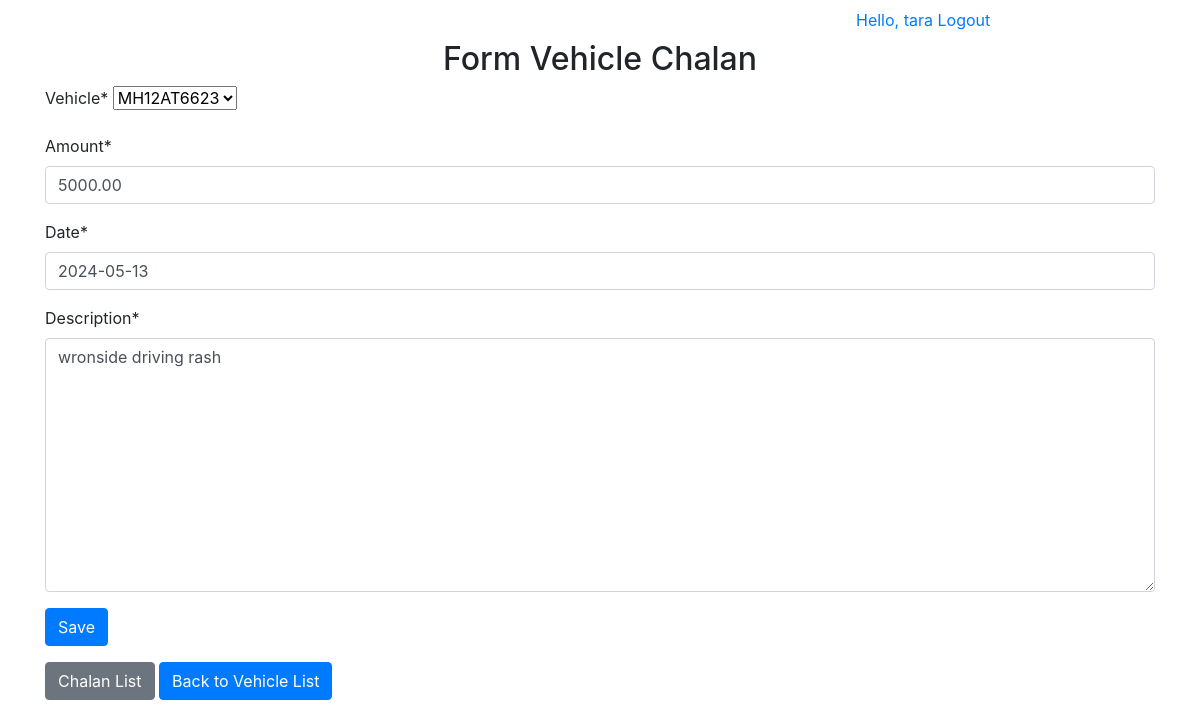
Page /api/chalans/edit/1/ (signed in) on the committed database.
### testapp/models.py (models this page shows, shortened)
class Chalan(models.Model):
    vehicle = models.ForeignKey(Vehicle, on_delete=models.CASCADE)
    amount = models.DecimalField(max_digits=10, decimal_places=2)
    date = models.DateField()
    description = models.TextField()

### testapp/views.py (the view)
# urls.py: path('chalans/edit/<int:pk>/', views.ChalanUpdateView, name='chalan_edit'),
@login_required
def ChalanUpdateView(request,pk):
    chalan = get_object_or_404(Chalan, pk=pk)
    if request.method == 'POST':
        form = ChalanForm(request.POST, instance=chalan)
        if form.is_valid():
            form.save()
            return redirect('chalan_list')
    else:
        form = ChalanForm(instance=chalan)
    template_name = 'testapp/chalan_form.html'
    context = {'form': form}
    return render(request, template_name, context)

### testapp/form.py
class ChalanForm(forms.ModelForm):
    class Meta:
        model = Chalan
        fields = ['vehicle', 'amount', 'date', 'description']

### testapp/models.py (called while the page is built)
    def __str__(self):
        return self.registration_number

### templates/testapp/chalan_form.html (shortened to what this page needs)
{% extends 'layout.html' %}
{% load crispy_forms_tags %}
{% block content %}
    <div class="container">
        <h2 class="text-center"> Form Vehicle Chalan</h2>
        <form method="post">
            {{ form|crispy }}
            <button type="submit" class="btn btn-primary">Save</button>
        </form>
        <a href="{% url 'chalan_list' %}" class="btn btn-secondary mt-3">Chalan List</a>
        <a href="{% url 'vehicle_list' %}" class="btn btn-primary mt-3">Back to Vehicle List</a>
    </div>
{% endblock %}

### templates/layout.html (shortened to what this page needs)
<!DOCTYPE html>
<html lang="en">
<head>
    <link rel="stylesheet" href="https://stackpath.bootstrapcdn.com/bootstrap/4.5.0/css/bootstrap.min.css"
>
</head>
<body>
    <ul class="nav nav-pills" style="margin-left:70%;">
{% if user.is_authenticated %}
  <li class="nav-item active" >
    <a class="nav-link" href="{% url 'logout' %}" >Hello, {{user.username}} Logout</a>
  </li>
{% endif %}
        </ul>
    {% block content %}
        {% endblock %}
</body>
</html>

### rows in the picture
Chalan: vehicle "MH12AT6623", amount "5000.00", date "2024-05-13", description "wronside driving rash"

### other values in the picture
{{ user.username }} "tara"
